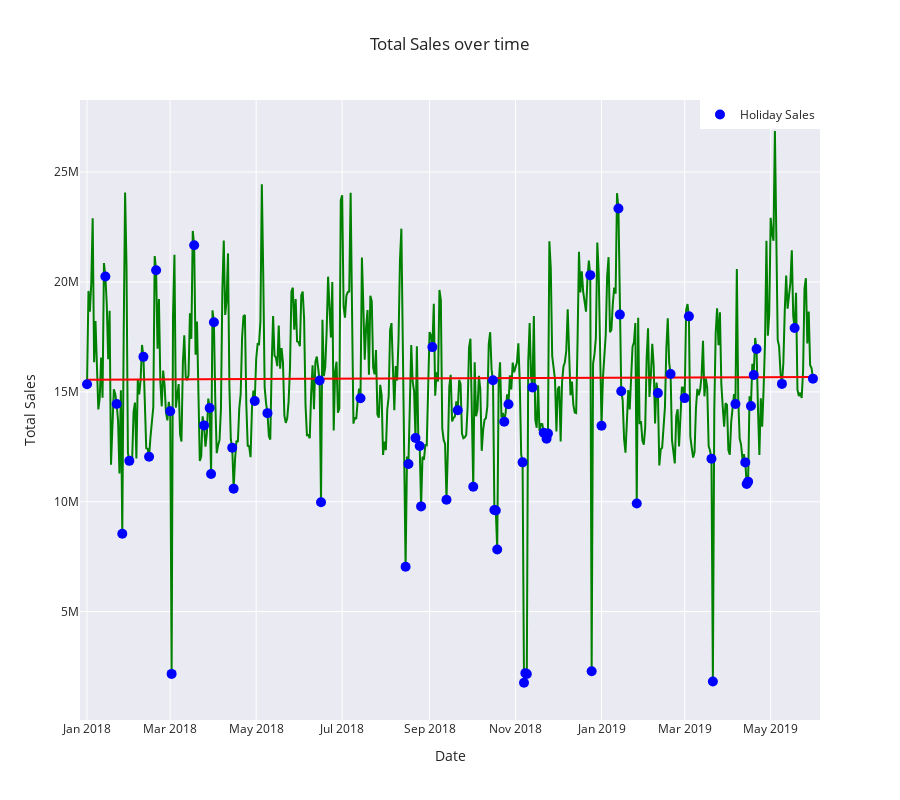

Notebook source saved alongside this figure:
### Code cell
fig=px.scatter(train_agg, x="Date", y="Total_Sales", title="Total Sales over time", labels={"Date": "Date", "Total_Sales": "Total Sales"}, trendline="ols", trendline_color_override="red", color_discrete_sequence=["green"])
fig.update_traces(mode='lines')
fig.add_trace(go.Scatter(x=train_agg["Date"], y=train_agg["Holiday_Sales"], mode='markers', name="Holiday Sales", marker=dict(color="blue", size=10)))
# change legend location
fig.update_layout(legend=dict(yanchor="top", y=1, xanchor="right", x=1), height=800,  xaxis=dict(
        range=[train_agg['Date'].min() - pd.Timedelta(days=5), train_agg['Date'].max()+pd.Timedelta(days=5)]  # Force the range to start from the first date
    ))
fig.show()

### Figure 1 — Plotly figure (JSON) as saved in the notebook; plotly's stock layout.template omitted (floating-point values rounded to 4 significant figures; data arrays with more than 128 entries replaced by an {"elided": "..."} marker saying what was removed)
{"data": [{"hovertemplate": "Date=%{x}<br>Total Sales=%{y}<extra></extra>", "legendgroup": "", "marker": {"color": "green", "symbol": "circle"}, "mode": "lines", "name": "", "orientation": "v", "showlegend": false, "type": "scatter", "x": {"elided": "516 str values"}, "xaxis": "x", "y": {"elided": "516 int values"}, "yaxis": "y"}, {"hovertemplate": "<b>OLS trendline</b><br>Total_Sales = 0.00275647 * Date + 1.13796e+07<br>R<sup>2</sup>=0.000118<br><br>Date=%{x}<br>Total Sales=%{y} <b>(trend)</b><extra></extra>", "legendgroup": "", "line": {"color": "red"}, "marker": {"color": "green", "symbol": "circle"}, "mode": "lines", "name": "", "showlegend": false, "type": "scatter", "x": {"elided": "516 str values"}, "xaxis": "x", "y": {"elided": "516 float values"}, "yaxis": "y"}, {"marker": {"color": "blue", "size": 10}, "mode": "markers", "name": "Holiday Sales", "type": "scatter", "x": {"elided": "516 str values"}, "y": {"elided": "516 int values"}}], "layout": {"height": 800, "legend": {"tracegroupgap": 0, "x": 1, "xanchor": "right", "y": 1, "yanchor": "top"}, "title": {"text": "Total Sales over time"}, "xaxis": {"anchor": "y", "domain": [0, 1], "range": ["2017-12-27T00:00:00", "2019-06-05T00:00:00"], "title": {"text": "Date"}}, "yaxis": {"anchor": "x", "domain": [0, 1], "title": {"text": "Total Sales"}}}}
